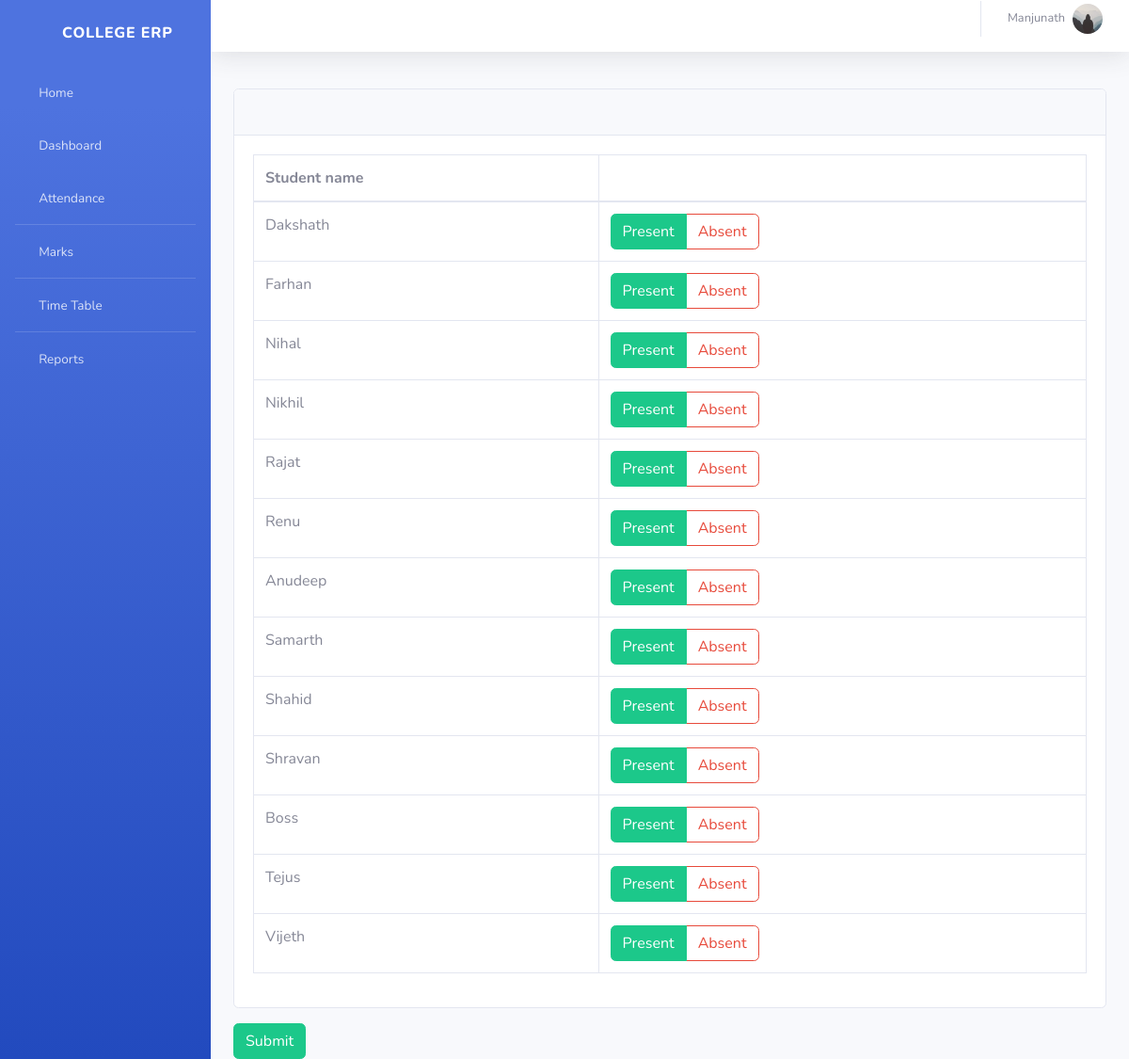
Screenshot of /info/teacher/272/Edit_att/ (signed in) with the database file from the repository.
### info/models.py (models this page shows, shortened)
class User(AbstractUser):
    @property
    def is_student(self):
        if hasattr(self, 'student'):
            return True
        return False
    @property
    def is_teacher(self):
        if hasattr(self, 'teacher'):
            return True
        return False

class Teacher(models.Model):
    user = models.OneToOneField(User, on_delete=models.CASCADE, null=True)
    id = models.CharField(primary_key=True, max_length=100)
    dept = models.ForeignKey(Dept, on_delete=models.CASCADE, default=1)
    name = models.CharField(max_length=100)
    Gender = models.CharField(max_length=50, choices=Gender_choice, default='Male')
    DOB = models.DateField(default='1980-01-01')
    address = models.CharField(max_length=200, default='-'),
    phone = models.IntegerField(),
    nationality = models.CharField(max_length=20),
    image = models.ImageField(default='default.jpg', upload_to='profile_pics')

class Attendance(models.Model):
    course = models.ForeignKey(Course, on_delete=models.CASCADE)
    student = models.ForeignKey(Student, on_delete=models.CASCADE)
    attendanceclass = models.ForeignKey(AttendanceClass, on_delete=models.CASCADE, default=1)
    date = models.DateField(default='2018-10-23')
    status = models.BooleanField(default='True')

class Student(models.Model):
    user = models.OneToOneField(User, on_delete=models.CASCADE, null=True)
    class_id = models.ForeignKey(Class, on_delete=models.CASCADE, default=1)
    semester = models.CharField(max_length=100, choices=semester, default='-')
    USN = models.CharField(primary_key='True', max_length=100)
    name = models.CharField(max_length=200)
    address = models.CharField(max_length=200, default='-')
    phone = models.IntegerField(default='-'),
    nationality = models.CharField(max_length=20, default='-'),
    Gender = models.CharField(max_length=50, choices=Gender_choice, default='Male')
    DOB = models.DateField(default='1998-01-01')
    image = models.ImageField(default='default.jpg', upload_to='profile_pics')

### info/views.py (the view)
# urls.py: path('teacher/<int:ass_c_id>/Edit_att/', views.edit_att, name='edit_att'),
@login_required()
def edit_att(request, ass_c_id):
    assc = get_object_or_404(AttendanceClass, id=ass_c_id)
    cr = assc.assign.course
    att_list = Attendance.objects.filter(attendanceclass=assc, course=cr)
    context = {
        'assc': assc,
        'att_list': att_list,
    }
    return render(request, 'info/t_edit_att.html', context)

### info/templates/info/t_edit_att.html (shortened to what this page needs)
{% extends 'info/base.html' %}
{% block content %}
<form action="{% url 'confirm' assc.id %}" method="post">
    <div class="card mb-3">
        <div class="card-header">
          <i class="fas fa-table"></i>
         <b>{{ dept1.name }}</b></div>
        <div class="card-body">
          <div class="table-responsive">
            <table class="table table-bordered" id="dataTable" width="100%" cellspacing="0">
              <thead>
                <tr>
                    <th>Student name</th>
                    <th></th>
                </tr>
              </thead>
                <tbody>
                    {% for att in att_list %}
                    <tr>
                    <td>{{att.student.name}}</td>
                    <td>
                        <div class="btn-group btn-group-toggle" data-toggle="buttons">
                                {% if att.status %}
                                <label class="btn btn-outline-success active">
                                    <input type="radio" name="{{ att.student.USN }}" id="option1" autocomplete="off" value="present" checked> Present
                                </label>
                                <label class="btn btn-outline-danger">
                                    <input type="radio" name="{{ att.student.USN }}" id="option2" autocomplete="off" value="absent"> Absent
                                </label>
                                {% endif %}
                        </div>
                    </td>
                    </tr>
                {% endfor %}
                </tbody>
            </table>
          </div>
        </div>
      </div>
    <input class="btn btn-success" type="submit" value="Submit">
</form>
{% endblock %}

### info/templates/info/base.html (shortened to what this page needs)
<!DOCTYPE html>
<html lang="en">
  <head>
      {% load static %}
   <link href="{% static '/info/dashboard/vendor/fontawesome-free/css/all.min.css' %}" rel="stylesheet" type="text/css">
   <link href="{% static '/info/dashboard/css/sb-admin-2.min.css' %}" rel="stylesheet">
    <link href="{% static '/info/dashboard/vendor/datatables/dataTables.bootstrap4.css' %}" rel="stylesheet">
  </head>
  <body id="page-top">
    <div id="wrapper">
  <ul class="navbar-nav bg-gradient-primary sidebar sidebar-dark accordion" id="accordionSidebar">
      <a class="sidebar-brand d-flex align-items-center justify-content-center" href="{% url 'index' %}">
        <div class="sidebar-brand-icon rotate-n-15">
          <i class="fas fa-laugh-wink"></i>
        </div>
        <div class="sidebar-brand-text mx-3">College ERP</div>
      </a>
      <li class="nav-item">
        <a class="nav-link" href="{% url 'index' %}">
          <i class="fas fa-fw fa-tachometer-alt"></i>
          <span>Home</span></a>
      </li>
       {% if request.user.is_student %}
<hr class="sidebar-divider my-0">
      <li class="nav-item">
        <a class="nav-link" href="{% url 'dashboard'  request.user.student.USN request.user.student.class_id_id %}">
          <i class="fas fa-fw fa-tachometer-alt"></i>
          <span>Dashboard</span></a>
      </li>
      <li class="nav-item">
        <a class="nav-link" href="{% url 'attendance' request.user.student.USN %}">
          <i class="fas fa-fw fa-tachometer-alt"></i>
          <span>Attendance</span></a>
      </li>
      <hr class="sidebar-divider my-0">
      <li class="nav-item">
        <a class="nav-link" href="{% url 'attendance' request.user.student.USN %}">
          <i class="fas fa-fw fa-tachometer-alt"></i>
          <span>Attendance By Subject</span></a>
      </li>
       <hr class="sidebar-divider my-0">
      <li class="nav-item">
        <a class="nav-link" href="{% url 'marks_list' request.user.student.USN %}">
          <i class="fas fa-fw fa-tachometer-alt"></i>
          <span>Marks</span></a>
      </li>
      <hr class="sidebar-divider my-0">
      <li class="nav-item">
        <a class="nav-link" href="{% url 'timetable' request.user.student.class_id_id %}">
          <i class="fas fa-fw fa-tachometer-alt"></i>
          <span>Time Table</span></a>
      </li>
      {% elif request.user.is_teacher %}
      <li class="nav-item">
        <a class="nav-link" href="{% url 'dashboard'%}">
          <i class="fas fa-fw fa-tachometer-alt"></i>
          <span>Dashboard</span></a>
      </li>
       <li class="nav-item">
        <a class="nav-link" href="{% url 't_clas' request.user.teacher.id 1 %}">
          <i class="fas fa-fw fa-tachometer-alt"></i>
          <span>Attendance</span></a>
      </li>
      <hr class="sidebar-divider my-0">
      <li class="nav-item">
        <a class="nav-link" href="{% url 't_clas' request.user.teacher.id 2 %}">
          <i class="fas fa-fw fa-tachometer-alt"></i>
          <span>Marks</span></a>
      </li>
      <hr class="sidebar-divider my-0">
      <li class="nav-item">
        <a class="nav-link" href="{% url 't_timetable' request.user.teacher.id %}">
          <i class="fas fa-fw fa-tachometer-alt"></i>
          <span>Time Table</span></a>
      </li>
       <hr class="sidebar-divider my-0">
      <li class="nav-item">
        <a class="nav-link" href="{% url 't_clas' request.user.teacher.id 3 %}">
          <i class="fas fa-fw fa-tachometer-alt"></i>
          <span>Reports</span></a>
      </li>
      {% endif %}
    </ul>
<div id="content-wrapper">
<div id="content">
          <nav class="navbar navbar-expand navbar-light bg-white topbar mb-4  shadow" style="bottom:15px;">
          <ul class="navbar-nav ml-auto">
            <li class="nav-item dropdown no-arrow">
              <a class="nav-link dropdown-toggle" href="#" id="userDropdown" role="button" data-toggle="dropdown" aria-haspopup="true" aria-expanded="false">
                 {% if request.user.is_student %}
                  <span class="mr-2 d-none d-lg-inline text-gray-600 small">{{ request.user.student.name }}</span>
                   <img class="img-profile rounded-circle" src="{{ user.student.image.url }}">
                  <div class="dropdown-menu dropdown-menu-right shadow animated--grow-in" aria-labelledby="userDropdown">
                  <a class="dropdown-item" href="{% url 'profile' %}">
                  <i class="fas fa-user fa-sm fa-fw mr-2 text-gray-400"></i>
                  Profile
                </a>
                <a class="dropdown-item" href="#">
                  <i class="fas fa-cogs fa-sm fa-fw mr-2 text-gray-400"></i>
                  Settings
                </a>
                <a class="dropdown-item" href="#">
                  <i class="fas fa-list fa-sm fa-fw mr-2 text-gray-400"></i>
                  Activity Log
                </a>
                <div class="dropdown-divider"></div>
                <a class="dropdown-item" href="#" data-toggle="modal" data-target="#logoutModal">
                  <i class="fas fa-sign-out-alt fa-sm fa-fw mr-2 text-gray-400"></i>
                  Logout
                </a>
              </div>
                  {% elif request.user.is_teacher %}
                  <span class="mr-2 d-none d-lg-inline text-gray-600 small">{{ request.user.teacher.name }}</span>
                <img class="img-profile rounded-circle" src="{{ user.teacher.image.url }}">
              </a>
                 {% endif %}
            </li>
          </ul>
        </nav>
        <div class="container-fluid">
            {% block content %}
            {% endblock %}
        </div>
    </div>
    </div>
  </body>
</html>

### rows the page displays
User: user.teacher.name "Manjunath", teacher.image (placeholder picture)
Attendance: student.name "Dakshath"
Attendance: student.name "Farhan"
Attendance: student.name "Nihal"
Attendance: student.name "Nikhil"
Attendance: student.name "Rajat"
Attendance: student.name "Renu"
Attendance: student.name "Anudeep"
Attendance: student.name "Samarth"
Attendance: student.name "Shahid"
Attendance: student.name "Shravan"
Attendance: student.name "Boss"
Attendance: student.name "Tejus"
Attendance: student.name "Vijeth"
